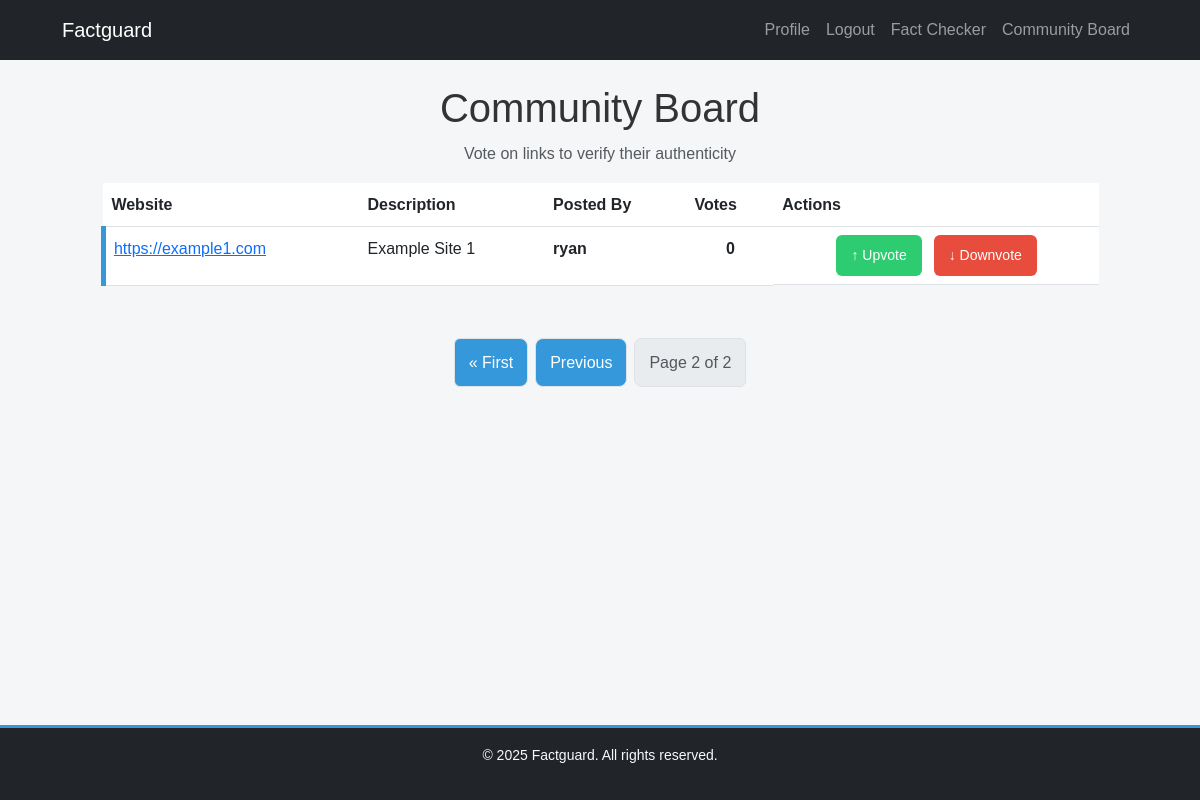
/fake-news/community-board/?page=2 (signed in), run on the app's committed database.
### core/models.py (models this page shows, shortened)
class CommunityPost(models.Model):
    url = models.URLField(unique=True)
    description = models.TextField(blank=True)
    posted_by = models.ForeignKey(User, on_delete=models.CASCADE)
    created_at = models.DateTimeField(auto_now_add=True)

### core/views.py (the view)
# urls.py: path("community-board/", community_board, name="community_board"),
def community_board(request):
    post_list = CommunityPost.objects.all().order_by("-created_at")
    paginator = Paginator(post_list, 5)
    page_number = request.GET.get("page")
    posts = paginator.get_page(page_number)
    return render(request, "core/community_board.html", {"posts": posts})

### core/templates/core/community_board.html (shortened to what this page needs)
{% extends "core/base.html" %}
{% block content %}
<div class="container community-container">
    <h1 class="text-center">Community Board</h1>
    <p class="text-center text-muted">Vote on links to verify their authenticity</p>
    {% if posts %}
        <div class="table-responsive">
            <table class="table table-hover custom-table">
                <thead>
                    <tr>
                        <th>Website</th>
                        <th>Description</th>
                        <th>Posted By</th>
                        <th>Votes</th>
                        <th>Actions</th>
                    </tr>
                </thead>
                <tbody>
                    {% for post in posts %}
                        <tr>
                            <td><a href="{{ post.url }}" target="_blank" class="text-primary">{{ post.url }}</a></td>
                            <td>{{ post.description }}</td>
                            <td><strong>{{ post.posted_by.username }}</strong></td>
                            <td class="text-center"><strong class="vote-count">{{ post.votes.count }}</strong></td>
                            <td class="vote-buttons">
                                <button class="btn vote-btn upvote" onclick="vote('{{ post.id }}', 'upvote')">↑ Upvote</button>
                                <button class="btn vote-btn downvote" onclick="vote('{{ post.id }}', 'downvote')">↓ Downvote</button>
                            </td>
                        </tr>
                    {% endfor %}
                </tbody>
            </table>
        </div>
        <div class="d-flex justify-content-center mt-3">
            <nav>
                <ul class="pagination">
                    {% if posts.has_previous %}
                        <li class="page-item"><a class="page-link" href="?page=1">&laquo; First</a></li>
                        <li class="page-item"><a class="page-link" href="?page={{ posts.previous_page_number }}">Previous</a></li>
                    {% endif %}
                    <li class="page-item disabled">
                        <span class="page-link">Page {{ posts.number }} of {{ posts.paginator.num_pages }}</span>
                    </li>
                </ul>
            </nav>
        </div>
    {% else %}
        <p class="text-center text-muted">No links have been submitted yet. Be the first to add one!</p>
    {% endif %}
</div>
{% endblock %}

### core/static/style.css (style rules this page uses)
body { font-family: 'Poppins', sans-serif; margin: 0; padding: 0; background-color: #f4f6f8; color: #333; line-height: 1.7; display: flex; flex-direction: column; min-height: 100vh; }
.container { flex: 1; max-width: 1100px; width: 95%; margin: auto; }
.vote-buttons { display: flex; gap: 12px; justify-content: center; flex-wrap: wrap; }
.vote-btn { padding: 10px 15px; font-size: 14px; border-radius: 6px; font-weight: 500; transition: all 0.3s ease-in-out; white-space: nowrap; border: none; cursor: pointer; }
.upvote { background-color: #2ecc71; color: white; }
.downvote { background-color: #e74c3c; color: white; }
.custom-table tbody tr:nth-child(odd) { background-color: #e3f2fd !important; border-left: 5px solid #3498db !important; }
.pagination { display: flex; justify-content: center; margin-top: 20px; gap: 8px; }
.page-link { padding: 10px 14px; background: #3498db; color: white; border-radius: 8px; text-decoration: none; transition: all 0.3s ease-in-out; }

### data on the page
CommunityPost: url "https://example1.com", description "Example Site 1", posted_by.username "ryan", votes.count "0"

### other printed values
{{ posts.number }} "2"
{{ posts.paginator.num_pages }} "2"
